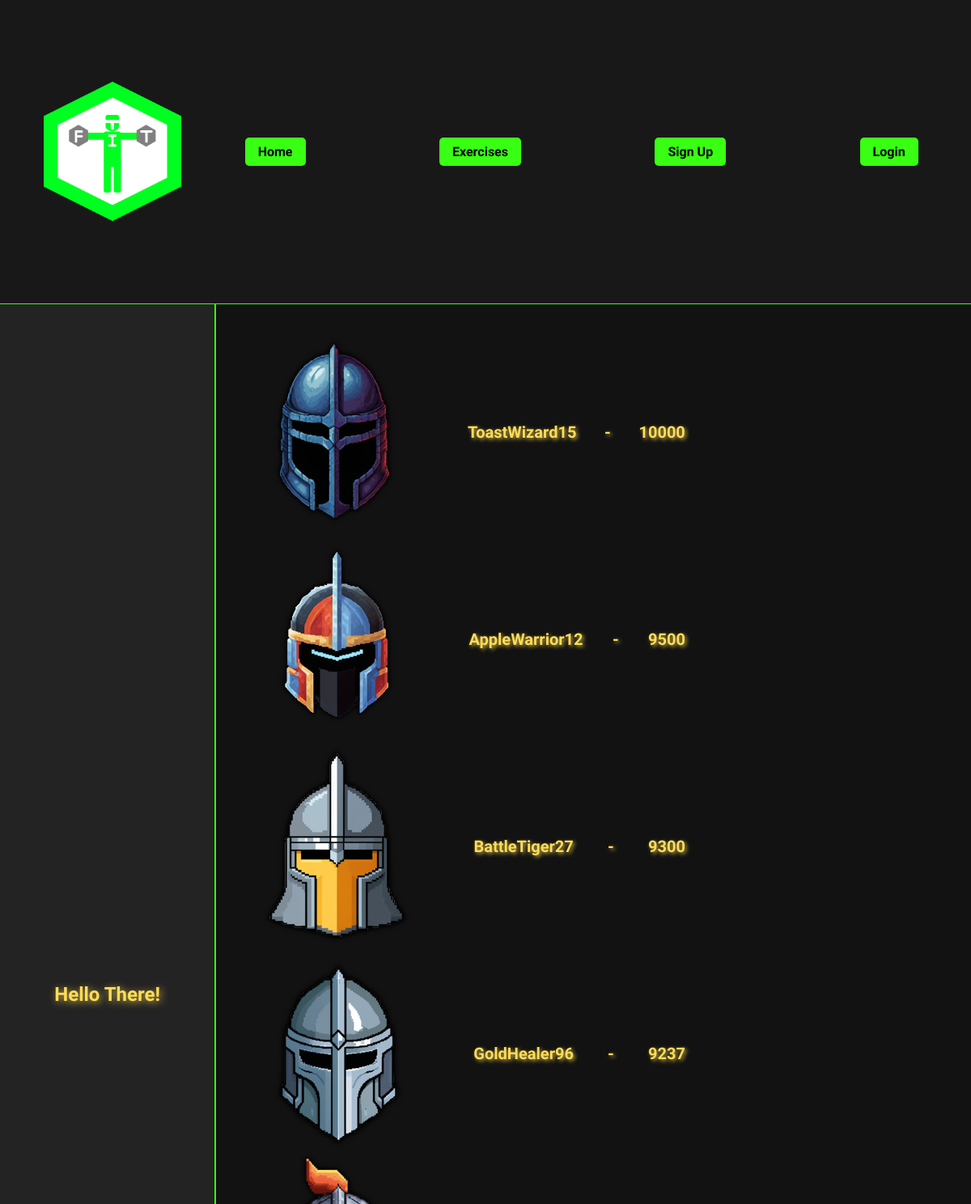
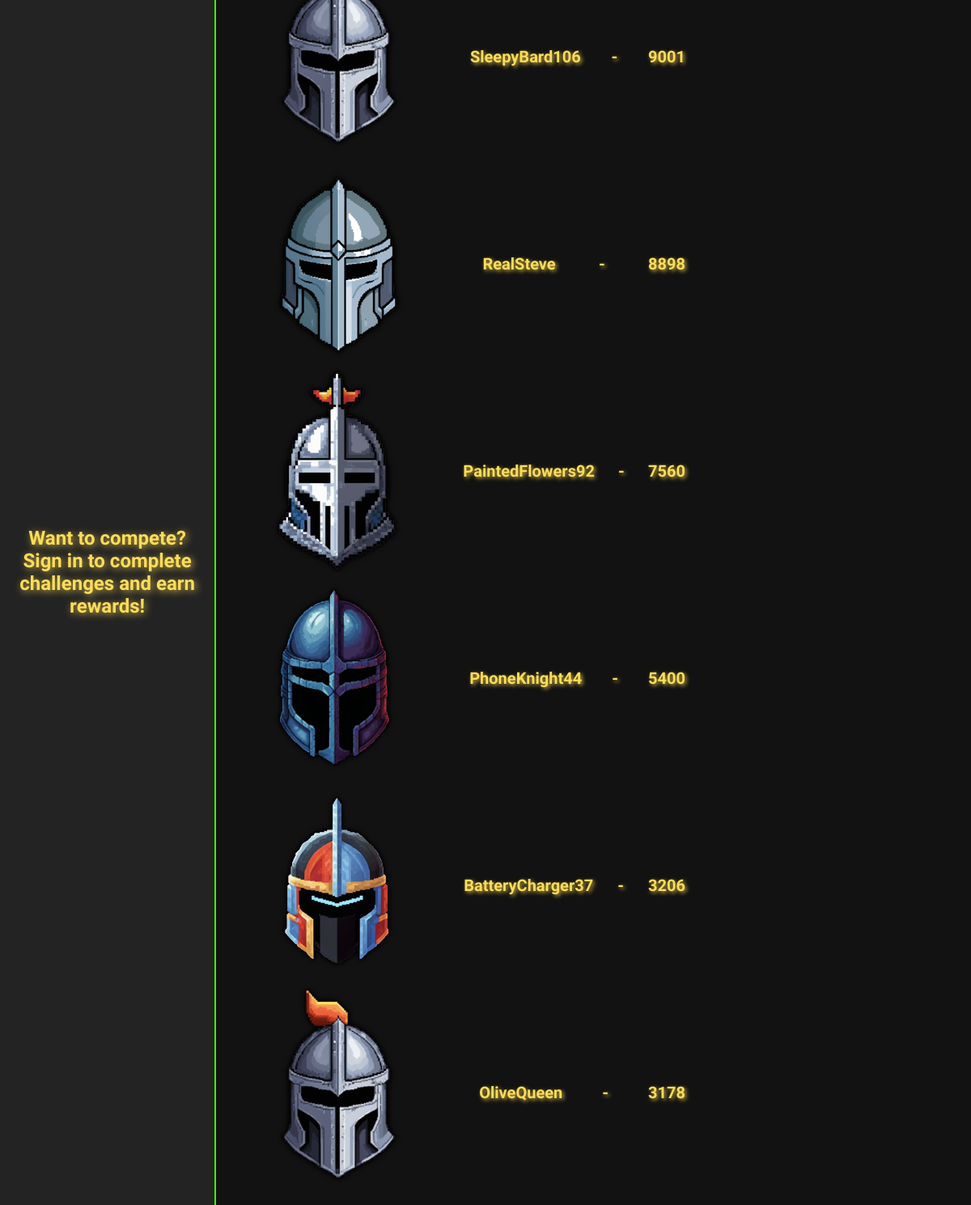
Page /fitness/ on the committed database (2 pictures, top to bottom).
### gym/models.py (models this page shows, shortened)
class FitCrawlerUser(AbstractBaseUser):
    email = models.EmailField(max_length=255, unique=True)
    username = models.CharField(max_length=63, unique=True)
    TYPES = ( ('FitKnight', 'FitKnight'), ('FitGuildOfficer', 'FitGuildOfficer'))
    user_type = models.CharField(max_length=31, choices=TYPES, default='FitKnight')
    gym = models.ForeignKey('gym.Gym', on_delete=models.SET_NULL, null=True, blank=True)
    profile_pic = models.CharField(max_length=63, default='default.png')
    is_admin = models.BooleanField(default=False)
    is_active = models.BooleanField(default=True)
    USERNAME_FIELD = 'username'
    EMAIL_FIELD = 'email'
    REQUIRED_FIELDS = ['email']
    objects = FitUserManager()

### fitness/views.py (the view, shortened to what this page needs)
# urls.py: 2. Add a URL to urlpatterns:  path('', views.home, name='home')
def home(request):
    NUM_LEADERBOARD_ENTRIES = 10
    gym_id = None
    leaderboard, global_board = view_leaderboard(gym_id, NUM_LEADERBOARD_ENTRIES)
    template_args = {'leaderboard': leaderboard, 'global_board': global_board}
    return render(request, 'fitness/home.html', template_args)

### fitness/templates/fitness/home.html (shortened to what this page needs)
{% extends 'fitness/header.html' %}
{% load static %}
{% block content%}
<body>
    <link rel="stylesheet" type="text/css" href="{% static 'fitness/home.css' %}">
    <div class="container">
        <div class="sidebar">
            {% if user.gym is None and user.is_authenticated and user.user_type == 'FitKnight' %}
                <div class="logoDivHome">
                    <img src="{% static 'fitness/fitcrawlerLogo.png' %}" alt="FitCrawler Logo" class="logo">
                </div>
                <h3 class="greeting">Hello FitKnight {{user.username}}!</h3>
                <h2><a href="{% url 'gym:join_gym' %}">Join A Gym To Get Started!</a></h2>
            {% elif user.gym is None and user.is_authenticated and user.user_type == 'FitGuildOfficer' %}
                <div class="logoDivHome">
                    <img src="{% static 'fitness/fitcrawlerLogo.png' %}" alt="FitCrawler Logo" class="logo">
                </div>
                <h3 class="greeting">Hello FitGuildOfficer {{user.username}}!</h3>
                <h2><a href="{% url 'gym:create_gym' %}">Create A Gym!</a></h2>
            {% else %}
                <h2> Hello There! </h2>
                <h2> Want to compete? Sign in to complete challenges and earn rewards!</h2>
            {% endif %}
        </div>
        <div class="leaderboard">
            {% if global_board %}
                <h1>Global Leaderboard</h1>
            {% elif user.is_authenticated and user.gym and not global_board %}
                <h1>{{ user.gym.name }} Leaderboard</h1>
            {% endif %}
            <ul class="board">
                {% for l_user_name, l_coins, l_pfp in leaderboard %}
                        <div class="board_user">
                            <img src="{% static l_pfp %}" class="board_pfp">
                            <h3>{{l_user_name}} </h3>
                            <h3> - </h3>
                            <h3>{{l_coins}}</h3>
                        </div>
                {% endfor %}
                    </ul>
            <form method="GET" class="leaderboard form">
            </form>
        </div>
    </div>
</body>
{% endblock %}

### fitness/static/fitness/header.css (style rules this page uses)
body { background-color: #282828; color: white; font-family: "Rajdhani", sans-serif; margin: 0; }

### fitness/static/fitness/home.css (style rules this page uses)
body { font-family: 'Rajdhani', sans-serif; background-color: #121212; color: white; overflow: hidden; margin: 0; }
.container { display: flex; flex-grow: 1; height: 90vh; }
.sidebar { display: flex; flex-direction: column; align-items: center; justify-content: space-evenly; width: 20%; background-color: #232323; padding: 1rem; border-right: 2px solid #39FF14; height: 100%; }
.sidebar h2, .sidebar h3 { text-align: center; color: #ffdd57; text-shadow: 2px 2px 10px rgba(255, 221, 87, 0.8); margin: 0.5rem 0; }
.leaderboard { display: flex; flex-direction: column; align-items: center; justify-content: space-between; width: 80%; }
.leaderboard h1 { color: #ffdd57; font-size: 2rem; text-shadow: 2px 2px 5px rgba(255, 221, 87, 0.8); margin-bottom: 1rem; }
.leaderboard h3 { color: #ffdd57; font-size: 1.25rem; text-shadow: 2px 2px 5px rgba(255, 221, 87, 0.8); margin-bottom: 1rem; }
.board { display: grid; grid-template-columns: 100%; width: 100%; overflow-y: auto; }
.board_user { display: flex; flex-direction: row; align-items: center; justify-content: space-between; width: 60%; }
.form { display: flex; flex-direction: column; align-items: center; justify-content: center; padding-bottom: 5vh; }

### rows in the picture
FitCrawlerUser: username "ToastWizard15", l_coins "10000"
FitCrawlerUser: username "AppleWarrior12", l_coins "9500"
FitCrawlerUser: username "BattleTiger27", l_coins "9300"
FitCrawlerUser: username "GoldHealer96", l_coins "9237"
FitCrawlerUser: username "SleepyBard106", l_coins "9001"
FitCrawlerUser: username "RealSteve", l_coins "8898"
FitCrawlerUser: username "PaintedFlowers92", l_coins "7560"
FitCrawlerUser: username "PhoneKnight44", l_coins "5400"
FitCrawlerUser: username "BatteryCharger37", l_coins "3206"
FitCrawlerUser: username "OliveQueen", l_coins "3178"
